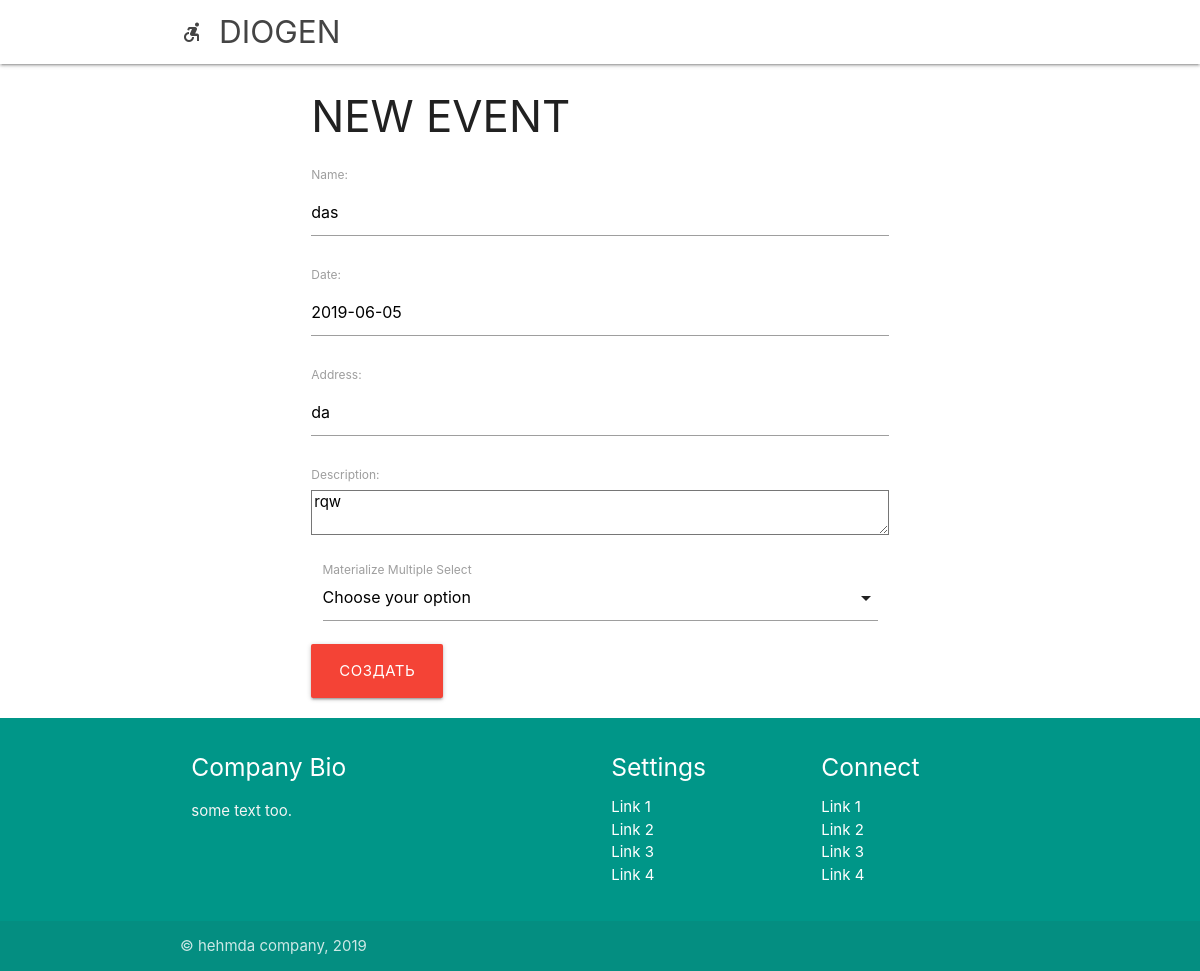
The app's page /myevents/upd/103/ with its own data.
### userApp/models.py (models this page shows, shortened)
class EventProfile(models.Model):
    name = models.CharField(max_length=100,default='', blank=False)
    address = models.CharField(max_length=100,default='', blank=False)
    date = models.CharField(max_length=100, default='', blank=False)
    description = models.TextField(default='',blank=True)
    company = models.ForeignKey(PersonProfile, on_delete=models.CASCADE, blank=False)

### userApp/views.py (the view, shortened to what this page needs)
# urls.py: path('myevents/upd/<int:pk>/', views.EventUpdate.as_view(), name='EventUpdate'),
class EventUpdate(UpdateView):
    model = EventProfile
    template_name = 'userApp/updateevent.html'
    fields = ['name','date','address','description']
    def get_context_data(self, **kwargs):
        context = super(EventUpdate, self).get_context_data(**kwargs)
        context['events'] = [self.object][0]
        musicians = PersonProfile.objects.filter(~Q(nickname='')).filter(~Q(pk__in=[i.user.pk for i in AcceptedEvent.objects.filter(Q(event=self.object) & Q(user__isnull=False))]))
        groups = GroupProfile.objects.filter(~Q(pk__in=[i.group.pk for i in AcceptedEvent.objects.filter(Q(event=self.object) & Q(group__isnull=False))]))
        context['musicians'] =  musicians
        context['groups'] = groups
        return context

### userApp/templates/userApp/updateevent.html (shortened to what this page needs)
{% extends "mainPage/wrapper.html" %}
{% load static %}
{% block page %}
    <div class="row">
        <div class="col s3 m3 l3"></div>
        <div class="col s6 m6 l6">
                <h3>NEW EVENT</h3>
                <form id="updthis" method="post">{% csrf_token %}
                    {{ form.as_p }}
                <div class="input-field col s12">
                    <label>Materialize Multiple Select</label>
                </div>
                <button type="submit" class='btn-large red' >Создать</button>
                </div>
        </div>
        </div>
{% endblock %}

### userApp/static/css/style.css (style rules this page uses)
p { line-height: 2rem; }

### records on screen
EventProfile: name "das", date "2019-06-05", address "da", description "rqw"
